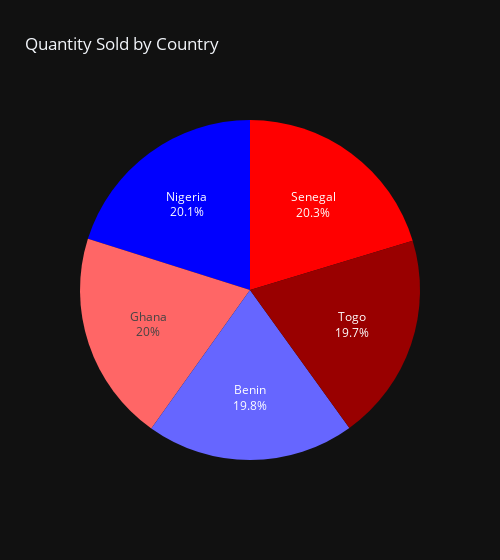

This figure's notebook cell:
### Code cell
cntry_total_qty = pd.read_sql_query(query, engine)
fig = px.pie(cntry_total_qty, names='country', values='total_qty', width=500,
       color_discrete_sequence=px.colors.sequential.Bluered_r,
       title='Quantity Sold by Country')
fig.update_traces(textinfo = 'percent+label', showlegend=False)

### Figure 1 — Plotly figure (JSON) as saved in the notebook; plotly's stock layout.template omitted (floating-point values rounded to 4 significant figures)
{"data": [{"domain": {"x": [0, 1], "y": [0, 1]}, "hovertemplate": "country=%{label}<br>total_qty=%{value}<extra></extra>", "labels": ["Senegal", "Nigeria", "Ghana", "Benin", "Togo"], "legendgroup": "", "name": "", "showlegend": false, "textinfo": "percent+label", "type": "pie", "values": [180928, 179307, 178255, 176324, 175908]}], "layout": {"legend": {"tracegroupgap": 0}, "piecolorway": ["rgb(255,0,0)", "rgb(0,0,255)"], "title": {"text": "Quantity Sold by Country"}, "width": 500}}
